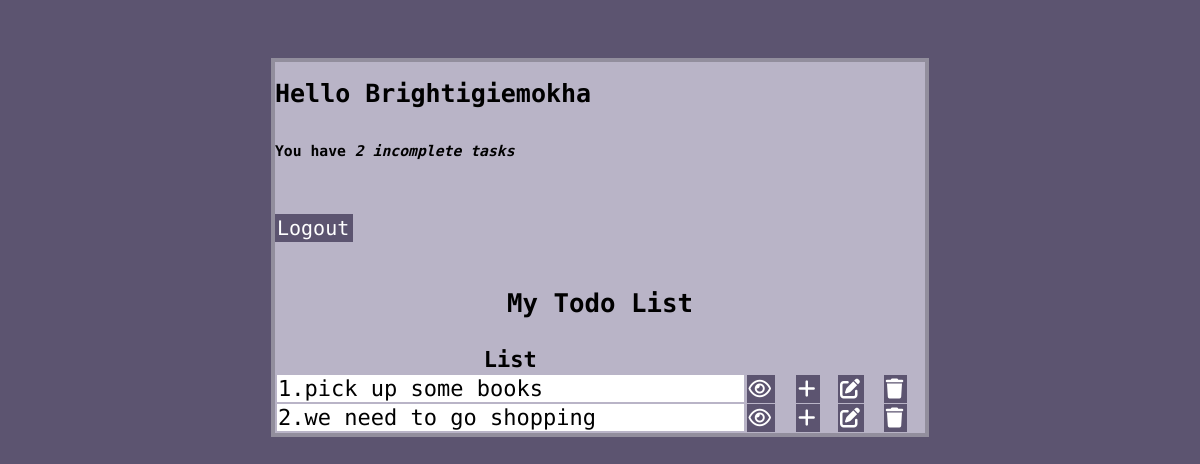
The app's page / (signed in), older data.
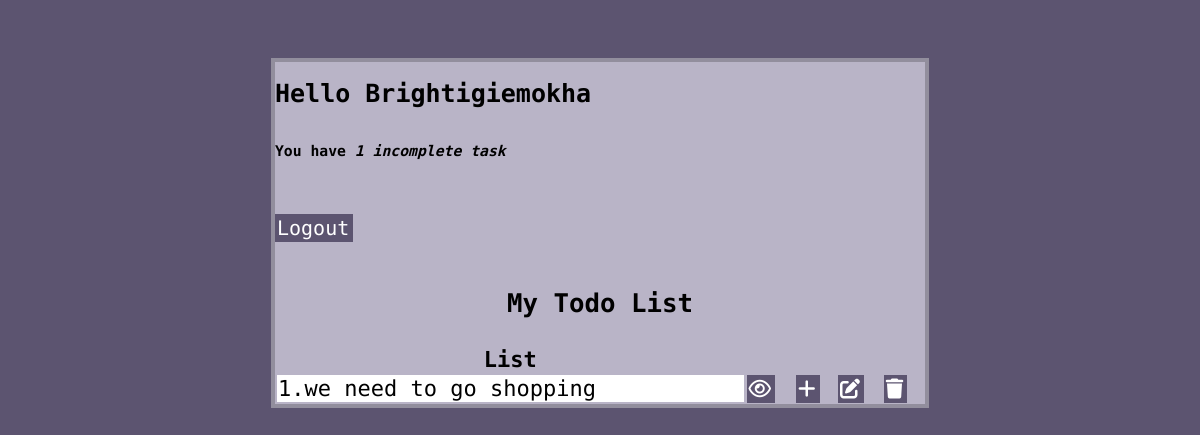
The same page, newer data.
### todoapp/models.py (models this page shows)
class Task(models.Model):
    user = models.ForeignKey(User, on_delete=models.CASCADE, null=True, blank=True)
    title = models.CharField(max_length=100, null=True)
    description = models.TextField(null=True, blank=True)
    complete = models.BooleanField(default=False)
    created = models.DateTimeField(auto_now_add=True)

### todoapp/views.py (the view)
# urls.py: path('', TaskList.as_view(), name="task"),
class TaskList(LoginRequiredMixin, ListView):
    model = Task
    context_object_name = 'task'
    def get_context_data(self, **kwargs):
        context = super().get_context_data(**kwargs)
        context['task'] = context['task'].filter(user=self.request.user)
        context['count'] = context['task'].filter(complete=False).count()
        return context

### todoapp/templates/todoapp/task_list.html (shortened to what this page needs)
{% extends 'todoapp/task_main.html' %}
{% block content %}
<div class="header">
    <div>
        <h1>Hello {{ request.user|title }}</h1>
        <h6>You have <i>{{ count }} incomplete task{{ count|pluralize:'s' }}</i></h6>
    </div>
</div>
{% if request.user.is_authenticated %}
<p><a href="{% url 'logout' %}">Logout</a></p>
{% else %}
    <p><a href="{% url 'login' %}">Login</a></p>
{% endif %}
<h3>My Todo List</h3>
<table>
    <tr>
        <th>List</th>
    </tr>
    {% for todo in task %}
    <tr>
        {% if todo.complete == True %}
        <td style="background-color: red;">{{forloop.counter}}.{{todo.title}}</td>
        {% else %}
        <td style="background-color: white;">{{forloop.counter}}.{{todo.title}}</td>
        {% endif %}
        <td><a href="{% url 'todo-detail'  todo.id %}"><i class="fa-sharp fa-regular fa-eye" title="View"></i></a></td>
        <td><a href="{% url 'todo-create' %}"><i class="fa-solid fa-plus" title="Add"></i></a></td>
        <td><a href="{% url 'todo-update' todo.id %}"><i class="fa-solid fa-pen-to-square" title="Edit"></i></a></td>
        <td><a href="{% url 'todo-delete' todo.id %}"><i class="fa-solid fa-trash" title="Delete"></i></a></td>
    </tr>
    {% empty %}
    <h3> No Task set yet </h3>
    <a href="{% url 'todo-create' %}">Add New Tasks</a>
    {% endfor %}
</table>
{% endblock content %}

Row changes from the older to the newer data that the page shows:
removed Task: title "pick up some books"
Text that changed along with them:
{{ count }}: "2" → "1"
